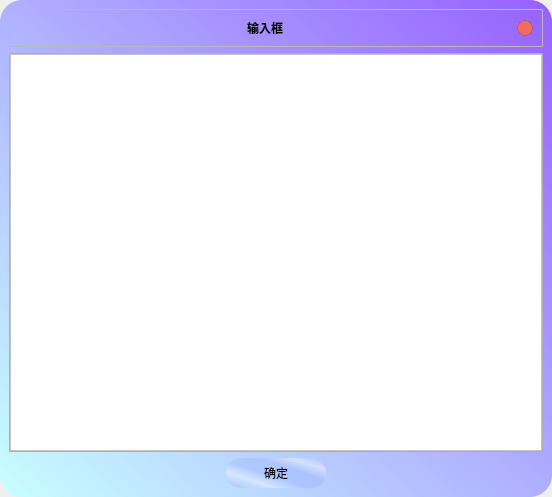
<?xml version="1.0" encoding="UTF-8"?>
<ui version="4.0">
 <class>Form</class>
 <widget class="QWidget" name="Form">
  <property name="geometry">
   <rect>
    <x>0</x>
    <y>0</y>
    <width>552</width>
    <height>497</height>
   </rect>
  </property>
  <property name="windowTitle">
   <string>Form</string>
  </property>
  <layout class="QVBoxLayout" name="verticalLayout">
   <property name="spacing">
    <number>0</number>
   </property>
   <property name="leftMargin">
    <number>0</number>
   </property>
   <property name="topMargin">
    <number>0</number>
   </property>
   <property name="rightMargin">
    <number>0</number>
   </property>
   <property name="bottomMargin">
    <number>0</number>
   </property>
   <item>
    <widget class="QWidget" name="widget" native="true">
     <property name="styleSheet">
      <string notr="true">#widget{
	border-radius:22px;
	background-color: qlineargradient(spread:pad, x1:1, y1:0.0284091, x2:0, y2:1, stop:0 rgba(152, 98, 255, 255), stop:1 rgba(199, 255, 255, 255));
}</string>
     </property>
     <layout class="QVBoxLayout" name="verticalLayout_3">
      <item>
       <widget class="QFrame" name="frame_1">
        <property name="sizePolicy">
         <sizepolicy hsizetype="Preferred" vsizetype="Minimum">
          <horstretch>0</horstretch>
          <verstretch>0</verstretch>
         </sizepolicy>
        </property>
        <property name="maximumSize">
         <size>
          <width>16777215</width>
          <height>45</height>
         </size>
        </property>
        <property name="mouseTracking">
         <bool>true</bool>
        </property>
        <property name="frameShape">
         <enum>QFrame::StyledPanel</enum>
        </property>
        <property name="frameShadow">
         <enum>QFrame::Raised</enum>
        </property>
        <layout class="QHBoxLayout" name="horizontalLayout_4">
         <item>
          <spacer name="horizontalSpacer_3">
           <property name="orientation">
            <enum>Qt::Horizontal</enum>
           </property>
           <property name="sizeHint" stdset="0">
            <size>
             <width>395</width>
             <height>16</height>
            </size>
           </property>
          </spacer>
         </item>
         <item>
          <widget class="QLabel" name="label_8">
           <property name="styleSheet">
            <string notr="true">color: rgb(0, 0, 0);</string>
           </property>
           <property name="text">
            <string>&lt;html&gt;&lt;head/&gt;&lt;body&gt;&lt;p&gt;&lt;span style=&quot; font-weight:600;&quot;&gt;输入框&lt;/span&gt;&lt;/p&gt;&lt;/body&gt;&lt;/html&gt;</string>
           </property>
          </widget>
         </item>
         <item>
          <spacer name="horizontalSpacer_8">
           <property name="orientation">
            <enum>Qt::Horizontal</enum>
           </property>
           <property name="sizeHint" stdset="0">
            <size>
             <width>395</width>
             <height>16</height>
            </size>
           </property>
          </spacer>
         </item>
         <item>
          <widget class="QPushButton" name="pushButton_6">
           <property name="sizePolicy">
            <sizepolicy hsizetype="Expanding" vsizetype="Fixed">
             <horstretch>0</horstretch>
             <verstretch>0</verstretch>
            </sizepolicy>
           </property>
           <property name="minimumSize">
            <size>
             <width>16</width>
             <height>16</height>
            </size>
           </property>
           <property name="maximumSize">
            <size>
             <width>16</width>
             <height>16</height>
            </size>
           </property>
           <property name="toolTip">
            <string>&lt;html&gt;&lt;head/&gt;&lt;body&gt;&lt;p&gt;关闭&lt;/p&gt;&lt;/body&gt;&lt;/html&gt;</string>
           </property>
           <property name="styleSheet">
            <string notr="true">QPushButton{
	background-color: rgb(240, 108, 96);
	border:1px solid rgba(113, 17, 15,50);
	border-radius:8px;
}
QPushButton:hover {
	background-color:rgb(139, 29, 31);
}
QPushButton:pressed {
	background-color: rgb(232, 59, 35);
}
</string>
           </property>
           <property name="text">
            <string/>
           </property>
          </widget>
         </item>
        </layout>
       </widget>
      </item>
      <item>
       <widget class="QFrame" name="frame">
        <property name="styleSheet">
         <string notr="true">background-color: rgb(227, 227, 227);</string>
        </property>
        <property name="frameShape">
         <enum>QFrame::StyledPanel</enum>
        </property>
        <property name="frameShadow">
         <enum>QFrame::Raised</enum>
        </property>
        <layout class="QVBoxLayout" name="verticalLayout_2">
         <property name="leftMargin">
          <number>0</number>
         </property>
         <property name="topMargin">
          <number>0</number>
         </property>
         <property name="rightMargin">
          <number>0</number>
         </property>
         <property name="bottomMargin">
          <number>0</number>
         </property>
         <item>
          <widget class="QTextEdit" name="textEdit">
           <property name="styleSheet">
            <string notr="true">QTextEdit{
	background-color: rgba(255, 255, 255, 255);
	font: 12pt &quot;微软雅黑&quot;;
}</string>
           </property>
          </widget>
         </item>
        </layout>
       </widget>
      </item>
      <item>
       <layout class="QHBoxLayout" name="horizontalLayout">
        <item>
         <widget class="QPushButton" name="pushButton">
          <property name="sizePolicy">
           <sizepolicy hsizetype="Fixed" vsizetype="Fixed">
            <horstretch>0</horstretch>
            <verstretch>0</verstretch>
           </sizepolicy>
          </property>
          <property name="minimumSize">
           <size>
            <width>100</width>
            <height>30</height>
           </size>
          </property>
          <property name="styleSheet">
           <string notr="true">QPushButton{
	border-radius:15px;
	background-color: qlineargradient(spread:reflect, x1:0.576, y1:0.506, x2:0.283, y2:0.772727, stop:0.381443 rgba(26, 55, 255, 20), stop:1 rgba(255, 255, 255, 100));
	opacity:0.6;
	
}
QPushButton:pressed{
	background-color: qlineargradient(spread:reflect, x1:0.576, y1:0.506, x2:0.283, y2:0.772727, stop:0.381443 rgba(26, 55, 255, 20), stop:1 rgba(255, 255, 255, 150));
}</string>
          </property>
          <property name="text">
           <string>确定</string>
          </property>
         </widget>
        </item>
       </layout>
      </item>
     </layout>
    </widget>
   </item>
  </layout>
 </widget>
 <resources/>
 <connections/>
</ui>
